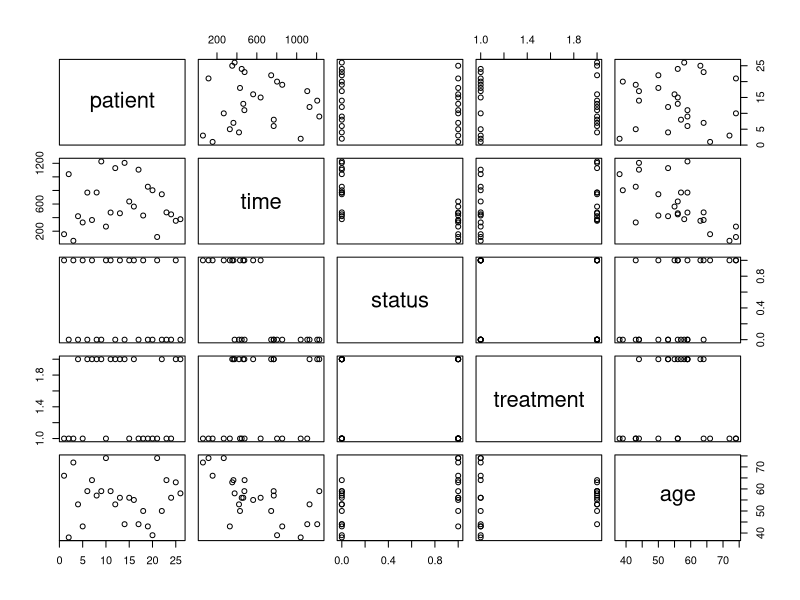
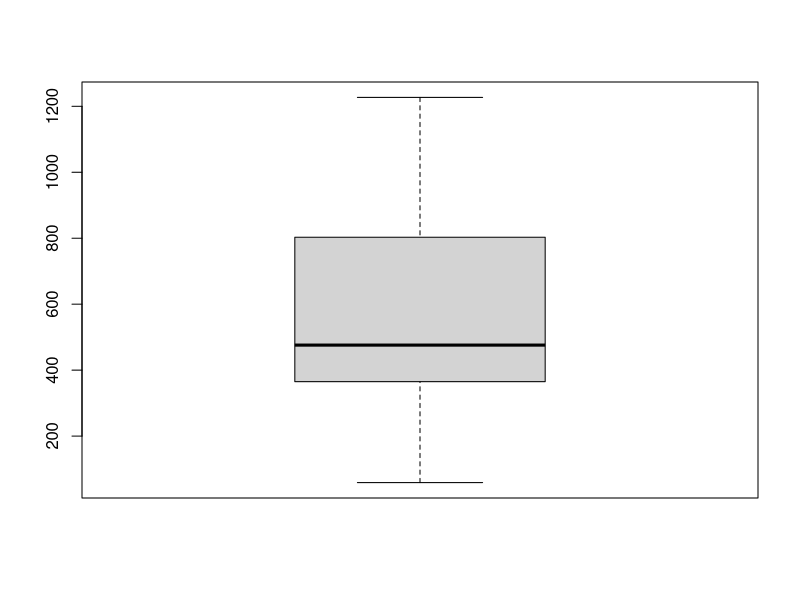
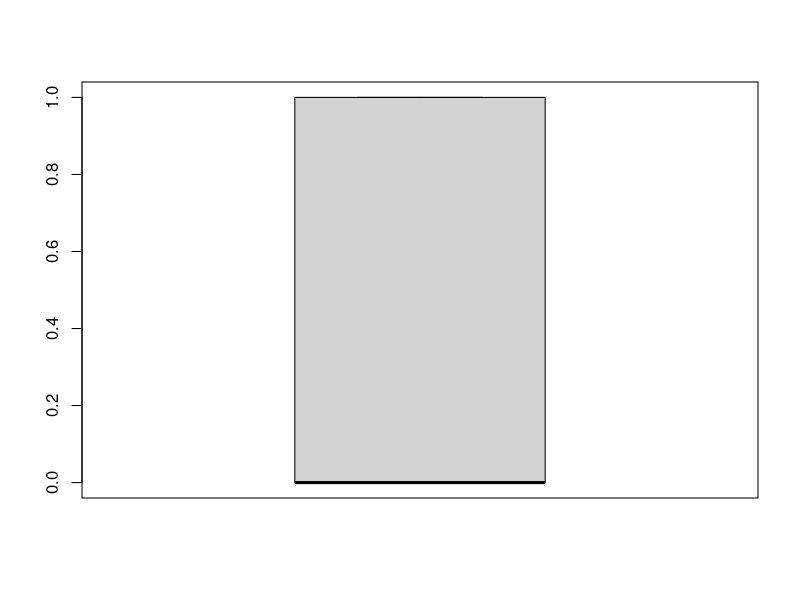
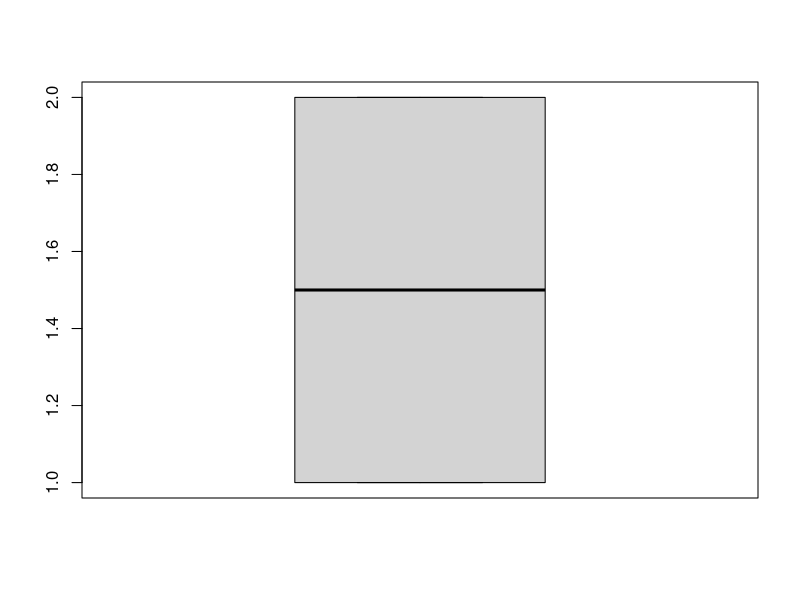
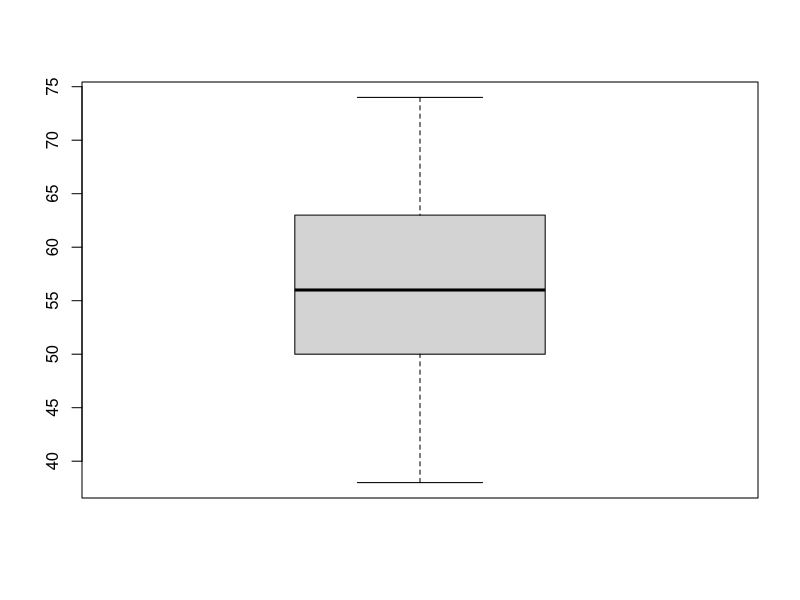
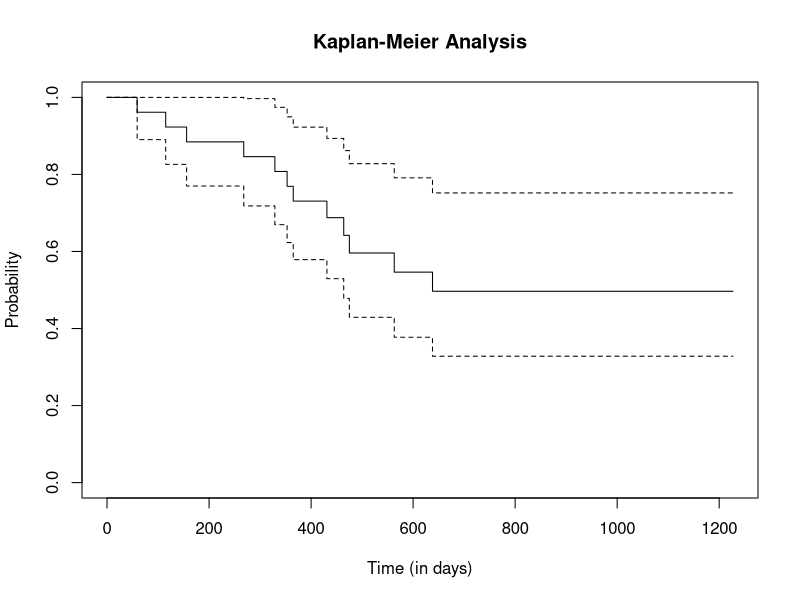
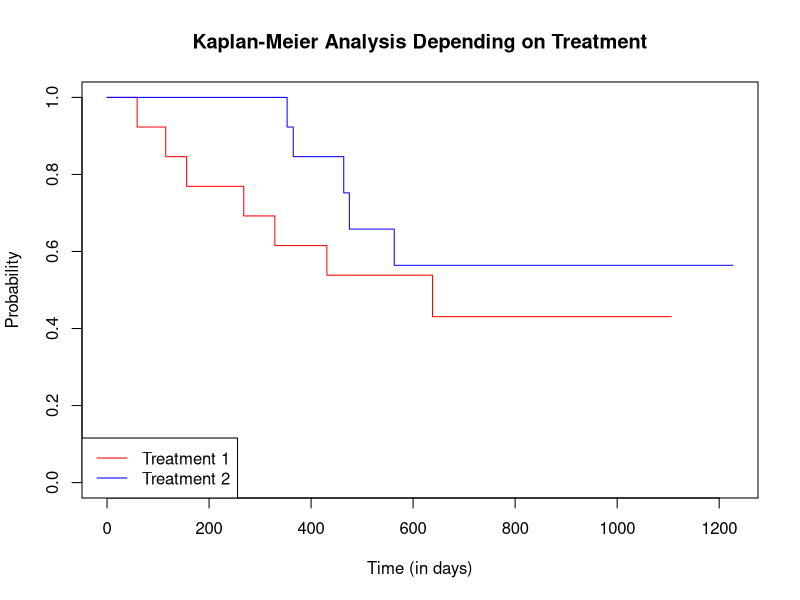

The R source for these figures, in order:
# Ovarian Cancer Survival Analysis

# set up
library(survival)

getwd()
setwd("C:/Users/my computer/Documents/")

cancer.data <- read.csv("ovarian cancer data.csv")
head(cancer.data)
attach(cancer.data)

# data clean
unique(status)
unique(treatment)

summary(time)
summary(age)

unique(duplicated(cancer.data))

# exploratory analysis
summary(cancer.data)

plot(cancer.data)

boxplot(time)
boxplot(status)
boxplot(treatment)
boxplot(age)

# Kaplan-Meier non-parametric analysis
kaplan1 <- survfit(Surv(time, status) ~ 1) 
summary(kaplan1)

plot(kaplan1, xlab="Time (in days)", ylab="Probability", main="Kaplan-Meier Analysis")

# Kaplan-Meier non-parametric by group (treatment type)
kaplan2 <- survfit(Surv(time, status) ~ treatment)
summary(kaplan2)

plot(kaplan2, xlab="Time (in days)", ylab="Probability", main="Kaplan-Meier Analysis Depending on Treatment",
     col=c("red", "blue"))
legend('bottomleft', c("Treatment 1", "Treatment 2"), col=c("red", "blue"), lty=1)

# Cox Proportional Hazard Models - Coefficients and Hazard Rates
# Independent variables are treatment and age
vars <- cbind(treatment, age)

cox <- coxph(Surv(time, status) ~ vars, method ="breslow")
summary(cox)
